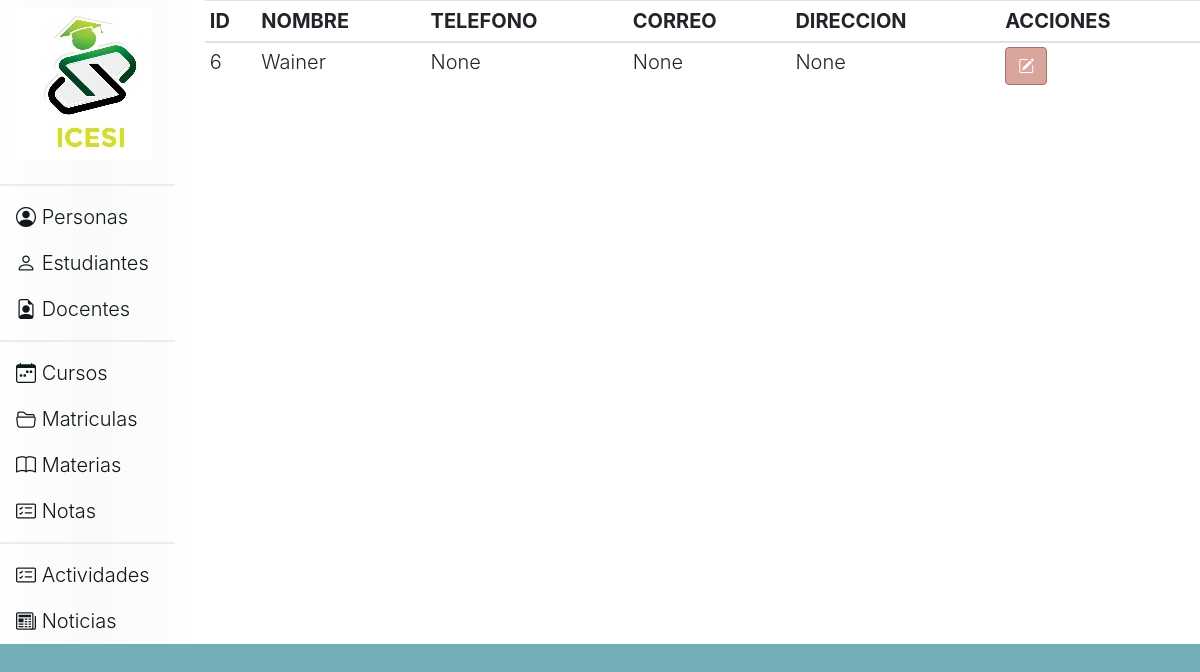
The page /docentes on the database as committed earlier.
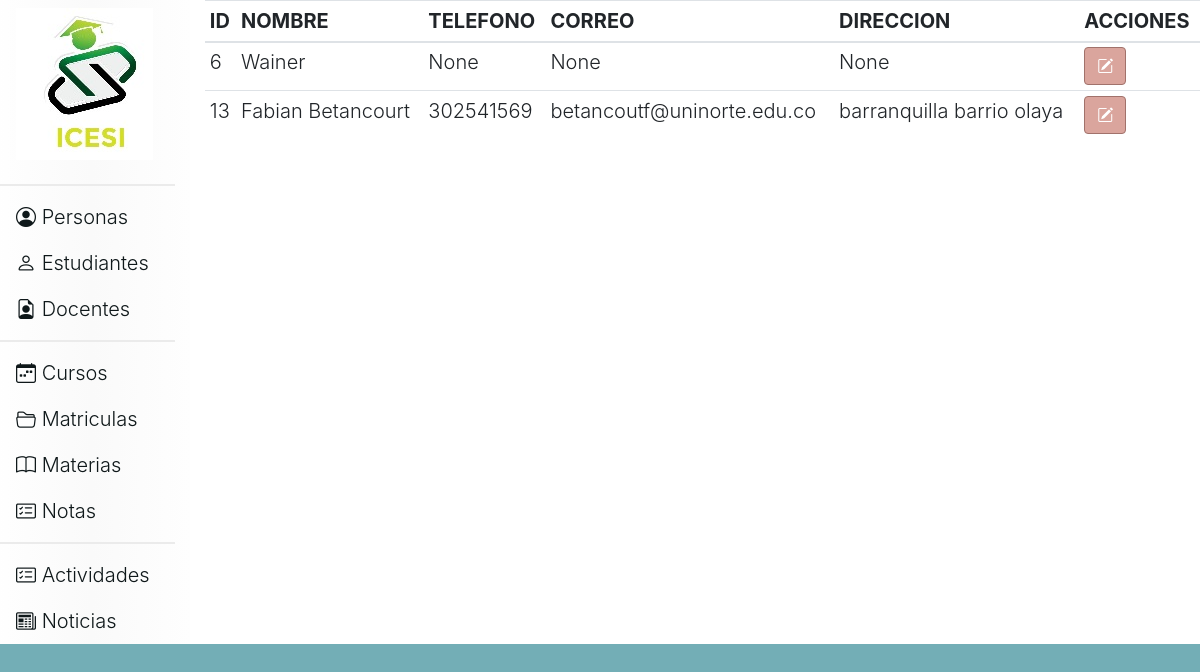
The same page on the database as committed later.
### tables this page shows
CREATE TABLE user (id integer PRIMARY KEY AUTOINCREMENT, nombre_usuario char (50) NOT NULL, telefono INTEGER (20), correo VARCHAR (30), direccion VARCHAR (50), id_rol integer NOT NULL);

### app.py (the view)
@app.route('/docentes')
def docentes():
    response=controller.DatosUsuarios('DOCENTE')
    return render_template('docentes.html',lista=response)

### controller.py (called while the page is built)
def Conectar():
    conexion= sqlite3.connect("ciclo3db.db")
    return conexion

def DatosUsuarios(rol):
    conn= Conectar()
    cursor= conn.execute("select `user`.id, `user`.nombre_usuario,`user`.telefono, `user`.correo, `user`.direccion from `user` inner join roles on (`user`.id_rol=roles.id) where `roles`.nombre='"+rol+"';")
    return cursor.fetchall() #item
    conn.close()

### templates/docentes.html (shortened to what this page needs)
{% extends 'head.html' %}
{% block contenido %}
    <table class="table table-sm">
        <thead>
            <tr>
                <th>ID</th>
                <th>NOMBRE</th>
                <th>TELEFONO</th>
                <th>CORREO</th>
                <th>DIRECCION</th>
                <th>ACCIONES</th>
            </tr>
        </thead>
         <tbody>
            {% for item in lista %}
            <tr>
                <td>{% print(item[0])%}</td>
                <td>{% print(item[1])%}</td>
                <td>{% print(item[2])%}</td>
                <td>{% print(item[3])%}</td>
                <td>{% print(item[4])%}</td>
                <td>
                    <form action="/docentes_editar" method="POST">
                        <button type="submit" class="btn btn-primary"><i class="bi bi-pencil-square"></i></button>
                    </form>
                </td>
            </tr>
            {% endfor %}
        </tbody>
    </table>
{% endblock %}

Rows that differ between the two databases and show on the page:
added user: id "13", nombre_usuario "Fabian Betancourt", telefono "302541569", correo "betancoutf@uninorte.edu.co", direccion "barranquilla barrio olaya"
